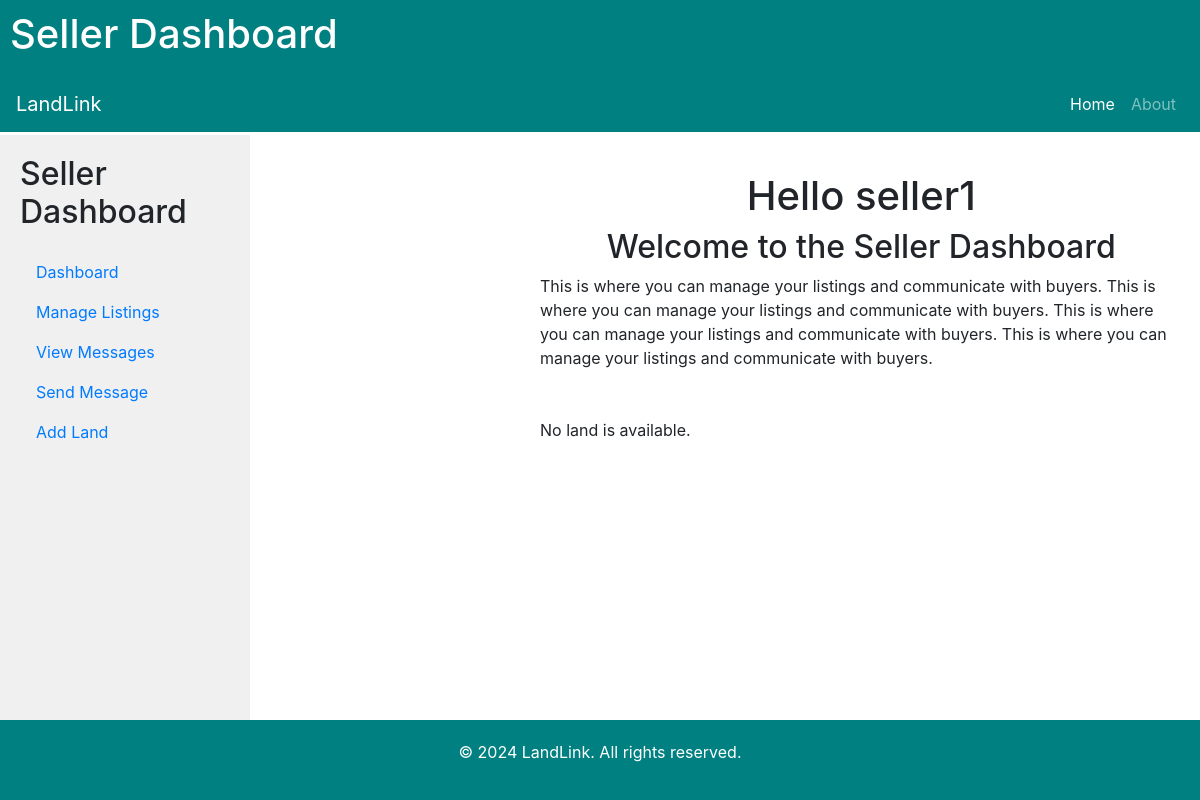
The page /seller/dashboard/ (signed in) on the database as committed earlier.
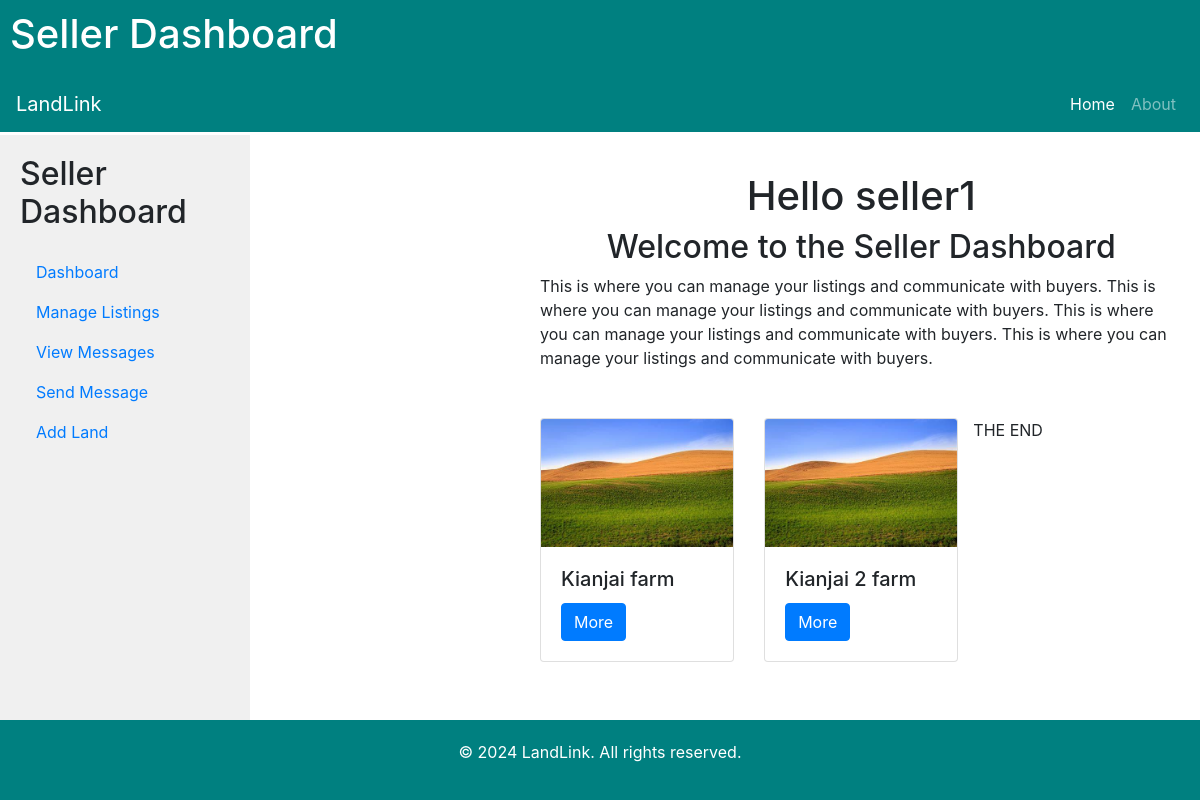
The same page on the database as committed later.
### land/models.py (models this page shows, shortened)
class Land(models.Model):
    LOCALITY_CHOICES = [
        ('rural', 'Rural'),
        ('semi_urban', 'Semi-Urban'),
        ('urban', 'Urban'),
    ]
    latitude = models.FloatField(null=True, blank=True)
    longitude = models.FloatField(null=True, blank=True)
    image = models.ImageField(upload_to='land_images/')
    title = models.CharField(max_length=100)
    locality = models.CharField(max_length=20, choices=LOCALITY_CHOICES, default='rural')
    price = models.DecimalField(max_digits=10, decimal_places=2)
    owner = models.ForeignKey(CustomUser, on_delete=models.CASCADE, limit_choices_to={'user_type': 'seller'})
    location = models.CharField(max_length=100, blank=True, null=True, help_text="Enter the latitude and longitude coordinates (e.g., 'latitude,longitude') for the location of the land.")
    description = models.TextField(blank=True)

### account/views.py (the view)
# urls.py: path('seller/dashboard/', views.seller_dashboard, name='seller_dashboard'),
@login_required
def seller_dashboard(request):
    lands = Land.objects.filter(owner=request.user.id)
    return render(request, 'account/seller_dashboard.html', {'lands':lands})

### account/templates/account/seller_dashboard.html
{% extends 'land/base.html' %}
{% block content %}
<div class="container-fluid">
    <div class="row">
        <div class="col-md-9 content" >
            <h1 class="text-center">Hello {{ user.username }}</h1>
            <h2 class="text-center">Welcome to the Seller Dashboard</h2>
            <p>This is where you can manage your listings and communicate with buyers.
                This is where you can manage your listings and communicate with buyers.
                This is where you can manage your listings and communicate with buyers.
                This is where you can manage your listings and communicate with buyers.
            </p>
            <div class="row mt-5">
                {% if lands %}
                    {% for land in lands %}
                    <div class="col-lg-4 col-md-6 col-sm-12 mb-4">
                        <div class="card h-100">
                            <img src="{{ land.image.url }}" class="card-img-top img-fluid" alt="{{ land.title }}">
                            <div class="card-body">
                                <h5 class="card-title">{{ land.title }}</h5>
                                <a href="{% url 'land_detail' land.id %}" class="btn btn-primary">More</a>
                            </div>
                        </div>
                    </div>
                    {% endfor %}
                    <p>THE END</p>
                {% else %}
                    <div class="col">
                        <p>No land is available.</p>
                    </div>
                {% endif %}
            </div>
        </div>
        <div class="col-md-3  col-12 sidebar" style="margin-top: 75px;">
            <h2>Seller Dashboard</h2>
            <ul class="nav flex-column">
                <li class="nav-item">
                    <a class="nav-link active" href="{% url 'seller_dashboard' %}">Dashboard</a>
                </li>
                <li class="nav-item">
                    <a class="nav-link" href="#">Manage Listings</a>
                </li>
                <li class="nav-item">
                    <a class="nav-link" href="">View Messages</a>
                    <a class="nav-link" href="">Send Message</a>
                    <a class="nav-link" href="{% url 'add_land' %}">Add Land</a>
                </li>
            </ul>
        </div>
    </div>
</div>
{% endblock %}

Rows that differ between the two databases and show on the page:
added Land: image (picture), title "Kianjai farm"
added Land: image (picture), title "Kianjai 2 farm"
Other text that changed with them:
text no longer shown: "No land is available."
text now shown: "THE END"
